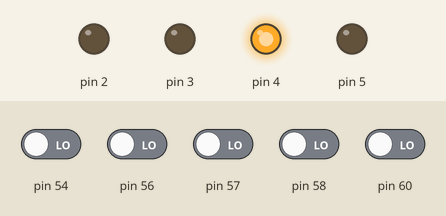
Bench run of a sketch on a simulated Arduino Mega 2560, built with avr-gcc and run on an emulated ATmega2560. Parts: output pins drawn as LEDs (lit = HIGH). The test bench sets the inputs (shaded band); at power-on: pin 54, pin 56–58, pin 60 LOW.

Above: at 1.2 s.
1.3 s: pin 57 driven HIGH and pin 58 driven HIGH
At 2.5 s:
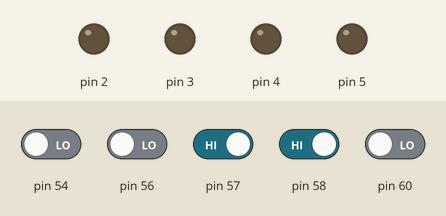
2.8 s: pin 57 driven LOW
At 3.8 s:
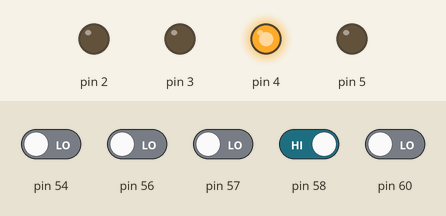
4.3 s: pin 57 driven HIGH
At 5.0 s:
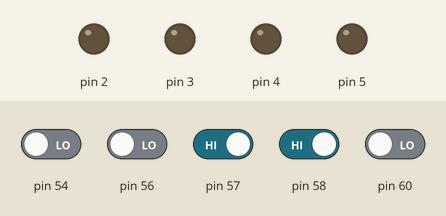
Timing chart, 0 to 7.3 s (numbered marks = the images above; inputs shaded):
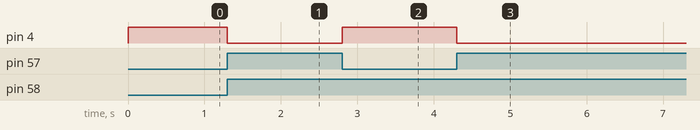

Measured:
- after the input at 1.3 s, pin 4: HIGH → LOW at once
- after the input at 2.8 s, pin 4: LOW → HIGH at once
- after the input at 4.3 s, pin 4: HIGH → LOW at once

The sketch:

TC304_Ligne_d_assemblage.ino
```cpp
#include <SPI.h>
#include <Controllino.h>

//
// Tâche : TC304_Ligne_d'assemblage
//

// Définition des variables

bool bAllume;         // true-allumé, false-éteint
bool bMouvementGauche;  // aller vers la gauche
bool bMouvementDroite;   // aller vers la droite
bool bUrgence;          // true-urgence, false-éteint

//
// Configuration
//
void setup() {

  pinMode(CONTROLLINO_A0, INPUT);
  pinMode(CONTROLLINO_A3, INPUT);
  pinMode(CONTROLLINO_A4, INPUT);
  pinMode(CONTROLLINO_A6, INPUT);

  pinMode(CONTROLLINO_D0, OUTPUT);
  pinMode(CONTROLLINO_D1, OUTPUT);
  pinMode(CONTROLLINO_D2, OUTPUT);
  pinMode(CONTROLLINO_D3, OUTPUT);
}

//
// Boucle
//
void loop() {

  // Allumer / Éteindre
  if (digitalRead(CONTROLLINO_A0))
    bAllume = true;
  else
    bAllume = false;

  // Détecter le mouvement vers la gauche
  if (digitalRead(CONTROLLINO_A2))
  {
    bMouvementGauche = true;
    bMouvementDroite = false;
  }

  // Détecter le mouvement vers la droite
  if (digitalRead(CONTROLLINO_A6))
  {
    bMouvementDroite = true;
    bMouvementGauche = false;
  }

  // Réinitialiser l'urgence
  if (digitalRead(CONTROLLINO_A4))
  {
    bUrgence = false;
    bMouvementDroite = false;
    bMouvementGauche = false;
  }

  // Détecter l'urgence ou une défaillance de mouvement dans les deux sens en même temps
  if (!digitalRead(CONTROLLINO_A3) || (bMouvementGauche && bMouvementDroite))
  {
    bUrgence = true;
  }

  // Sélectionner la direction du moteur
  if (bMouvementGauche && !bUrgence && bAllume)
  {
    digitalWrite(CONTROLLINO_D0, LOW);
    digitalWrite(CONTROLLINO_D1, HIGH);
  }
  else
  {
    if (bMouvementDroite && !bUrgence && bAllume)
    {
      digitalWrite(CONTROLLINO_D1, LOW);
      digitalWrite(CONTROLLINO_D0, HIGH);
    }
    else
    {
      digitalWrite(CONTROLLINO_D1, LOW);
      digitalWrite(CONTROLLINO_D0, LOW);
    }
  }

  // Signaler l'urgence
  if (bUrgence)
  {
    digitalWrite(CONTROLLINO_D2, HIGH);
  }
  else
    digitalWrite(CONTROLLINO_D2, LOW);

}
```
